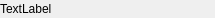
<?xml version="1.0" encoding="UTF-8"?>
<ui version="4.0">
 <class>RU_InformationWidget</class>
 <widget class="QWidget" name="RU_InformationWidget">
  <property name="geometry">
   <rect>
    <x>0</x>
    <y>0</y>
    <width>215</width>
    <height>18</height>
   </rect>
  </property>
  <property name="windowTitle">
   <string>Form</string>
  </property>
  <layout class="QVBoxLayout" name="verticalLayout_2">
   <property name="leftMargin">
    <number>0</number>
   </property>
   <property name="topMargin">
    <number>0</number>
   </property>
   <property name="rightMargin">
    <number>0</number>
   </property>
   <property name="bottomMargin">
    <number>0</number>
   </property>
   <item>
    <layout class="QVBoxLayout" name="verticalLayout">
     <property name="sizeConstraint">
      <enum>QLayout::SetDefaultConstraint</enum>
     </property>
     <item>
      <widget class="QLabel" name="lInfo">
       <property name="text">
        <string>TextLabel</string>
       </property>
      </widget>
     </item>
    </layout>
   </item>
  </layout>
 </widget>
 <resources/>
 <connections/>
</ui>
